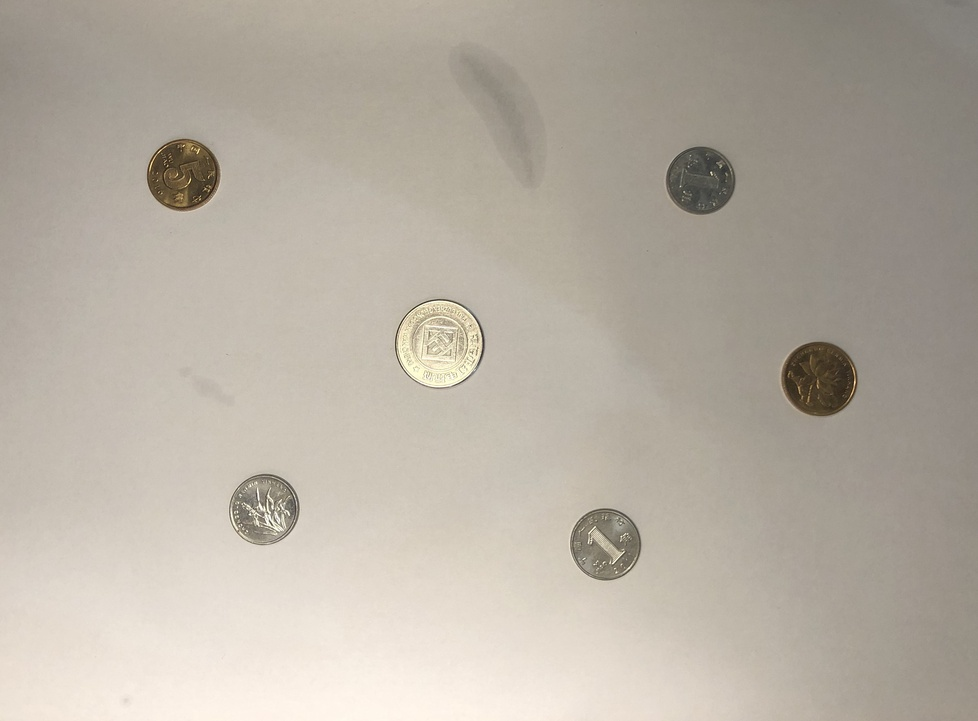
#> input picture CircleDetection/picture_source/picture.jpg, 978 x 721 px, shrunk from 3457 x 2549 before the run
$ python main.py   (older library calls are emulated)
#> lines starting #> are read from the running program, lines starting #| are printed output that depends on the picture; after the words box and inside, x2 and y2 are one past the last pixel; in counts of white or black regions, pixels touching at a corner belong together
### CircleDetection/my_canny.py
'''

'''
import cv2
import numpy as np


class Canny:

    def __init__(self, Guassian_kernal_size, img, HT_high_threshold, HT_low_threshold):
        '''
        :param Guassian_kernal_size: 高斯滤波器尺寸
        :param img: 输入的图片，在算法过程中改变
        :param HT_high_threshold: 滞后阈值法中的高阈值
        :param HT_low_threshold: 滞后阈值法中的低阈值
        '''
        self.Guassian_kernal_size = Guassian_kernal_size
        self.img = img
        self.y, self.x = img.shape[0:2]
        self.angle = np.zeros([self.y, self.x])
        self.img_origin = None
        self.x_kernal = np.array([[-1, 1]])
        self.y_kernal = np.array([[-1], [1]])
        self.HT_high_threshold = HT_high_threshold
        self.HT_low_threshold = HT_low_threshold

    def Get_gradient_img(self):
        '''
        计算梯度图和梯度方向矩阵。
        :return: 生成的梯度图
        '''
        print ('Get_gradient_img')
        # ------------- write your code bellow ----------------
        # horizon_kernel = np.array([[-1,1]])
        # vertical_kernel = np.array([[1], [-1]])
        horizon = cv2.filter2D(self.img, ddepth = cv2.CV_32F, kernel = self.x_kernal)
        vertical = cv2.filter2D(self.img, ddepth = cv2.CV_32F, kernel = self.y_kernal)

        horizon[:, 0] = 1
        vertical[0, :] = 1
        # gradient = (horizon ** 2 + vertical ** 2) ** 0.5
        # theta_ = np.arctan(vertical / horizon)
        magnitude, theta = cv2.cartToPolar(horizon, vertical)
        self.angle = np.tan(theta)
        self.img = magnitude.astype(np.uint8)

        # ------------- write your code above ----------------
        return self.img

    def Non_maximum_suppression (self):
        '''
        对生成的梯度图进行非极大化抑制，将tan值的大小与正负结合，确定离散中梯度的方向。
        :return: 生成的非极大化抑制结果图
        '''
        print ('Non_maximum_suppression')
        # ------------- write your code bellow ----------------
        thresh = 4
        res = np.zeros([self.y, self.x])
        for i in range(1, self.y-1):
            for j in range(1, self.x-1):
                if abs(self.img[i][j]) <= thresh:
                    res[i][j] = 0
                    continue
                elif abs(self.angle[i][j]) > 1:
                    gradient1 = self.img[i+1][j]
                    gradient2 = self.img[i-1][j]
                    if self.angle[i][j] > 0:
                        # g4 g2
                        #    c
                        #    g1 g3
                        gradient3 = self.img[i+1][j+1]
                        gradient4 = self.img[i-1][j-1]
                    else:
                        #    g2 g4
                        #    c
                        # g3 g1
                        gradient3 = self.img[i+1][j-1]
                        gradient4 = self.img[i-1][j+1]
                else:
                    gradient1 = self.img[i][j+1]
                    gradient2 = self.img[i][j-1]
                    if self.angle[i][j] > 0:
                        # g4
                        # g2 c g1
                        #      g3
                        gradient3 = self.img[i+1][j+1]
                        gradient4 = self.img[i-1][j-1]
                    else:
                        #      g3
                        # g2 c g1
                        # g4
                        gradient3 = self.img[i-1][j+1]
                        gradient4 = self.img[i+1][j-1]
                # weight = |dy| / |dx|
                weight = abs(self.angle[i][j])
                tmp1 = (1 - weight) * gradient1 + weight * gradient3
                tmp2 = (1 - weight) * gradient2 + weight * gradient4
                if self.img[i][j] >= tmp1 and self.img[i][j] >= tmp2:
                    res[i][j] = self.img[i][j]
        # print(res[6][757])
        self.img = res
        # ------------- write your code above ----------------
        return self.img

    def Hysteresis_thresholding(self):
        '''
        对生成的非极大化抑制结果图进行滞后阈值法，用强边延伸弱边，这里的延伸方向为梯度的垂直方向，
        将比低阈值大比高阈值小的点置为高阈值大小，方向在离散点上的确定与非极大化抑制相似。
        :return: 滞后阈值法结果图
        '''
        print ('Hysteresis_thresholding')
        # ------------- write your code bellow ----------------

        res = np.copy(self.img)

        def convert(index_row, index_col):
            if self.img_origin[index_row][index_col] > self.HT_low_threshold:
                res[index_row][index_col] = self.HT_high_threshold

        # for i,j in zip(*np.where(self.img >= self.HT_high_threshold)):
        for i in range(1, self.y - 1):
            for j in range(1, self.x - 1):
                if self.img[i][j] >= self.HT_high_threshold:
            # res[i][j] = self.HT_high_threshold
                    if abs(self.angle[i][j]) < 1:
                        #  g1
                        #  c
                        #  g2
                        convert(i-1, j)
                        convert(i+1, j)

                        if self.angle[i][j] < 0:
                            # g3 g1
                            #    c
                            #    g2 g4
                            convert(i-1,j-1)
                            convert(i+1,j+1)
                        else:
                            #    g1 g3
                            #    c
                            # g4 g2
                            convert(i-1,j+1)
                            convert(i+1,j-1)
                    else:
                        #
                        # g1 c g2
                        #
                        convert(i,j+1)
                        convert(i,j-1)
                        if self.angle[i][j] < 0:
                            # g3
                            # g1 c g2
                            #      g4
                            convert(i-1,j-1)
                            convert(i+1,j+1)
                        else:
                            convert(i-1,j+1)
                            convert(i+1,j-1)
        # res[res < self.HT_high_threshold] = 0
        # print(np.sum(self.img >= self.HT_high_threshold))
        self.img = res
        # np.save("hys.npy", self.img)
        # ------------- write your code above ----------------

        return self.img

    def canny_algorithm(self):
        '''
        按照顺序和步骤调用以上所有成员函数。
        :return: Canny 算法的结果
        '''
        self.img = cv2.GaussianBlur(self.img, (self.Guassian_kernal_size, self.Guassian_kernal_size), 0)
        self.Get_gradient_img()

        self.img_origin = self.img.copy()
        self.Non_maximum_suppression()
        self.Hysteresis_thresholding()
        return self.img

### CircleDetection/my_hough.py
'''

'''

import numpy as np
import math

class Hough_transform:
    def __init__(self, img, angle, step=5, threshold=135):
        '''

        :param img: 输入的图像
        :param angle: 输入的梯度方向矩阵
        :param step: Hough 变换步长大小
        :param threshold: 筛选单元的阈值
        '''
        self.img = img
        self.angle = angle
        self.y, self.x = img.shape[0:2]
        self.radius = math.ceil(math.sqrt(self.y**2 + self.x**2))
        self.step = step
        self.vote_matrix = np.zeros([math.ceil(self.y / self.step), math.ceil(self.x / self.step), math.ceil(self.radius / self.step)])
        self.threshold = threshold
        self.circles = []

    def Hough_transform_algorithm(self):
        '''
        按照 x,y,radius 建立三维空间，根据图片中边上的点沿梯度方向对空间中的所有单
        元进行投票。每个点投出来结果为一折线。
        :return:  投票矩阵
        '''
        print ('Hough_transform_algorithm')
        # ------------- write your code bellow ----------------
        for i,j in zip(*np.where(self.img > 0)):
            tmp_y = i
            tmp_x = j
            r = 0
            while tmp_y < self.y and tmp_x < self.x and tmp_y >= 0 and tmp_x >= 0:
                self.vote_matrix[math.floor(tmp_y / self.step)][math.floor(tmp_x / self.step) ][math.floor(r / self.step)] += 1
                tmp_x += self.step
                tmp_y += self.step * self.angle[i][j]
                r += math.sqrt(self.step ** 2 + (self.step * self.angle[i][j]) ** 2)

            tmp_y = i - self.step * self.angle[i][j]
            tmp_x = j - self.step
            r = math.sqrt((self.step * self.angle[i][j])**2 + self.step**2)
            while tmp_y < self.y and tmp_x < self.x and tmp_y >= 0 and tmp_x >= 0:
                self.vote_matrix[math.floor(tmp_y / self.step)][math.floor(tmp_x / self.step) ][math.floor(r / self.step)] += 1
                tmp_x -= self.step
                tmp_y -= self.step * self.angle[i][j]
                r += math.sqrt(self.step ** 2 + (self.step * self.angle[i][j]) ** 2)

        # ------------- write your code above ----------------
        # np.save("vote_my.npy", self.vote_matrix)
        return self.vote_matrix

    def Select_Circle(self):
        '''
        按照阈值从投票矩阵中筛选出合适的圆，并作极大化抑制。
        :return: None
        '''
        print ('Select_Circle')
        # ------------- write your code bellow ----------------
        suspend = []
        for i,j,r in zip(*np.where(self.vote_matrix >= self.threshold)):
            y = i * self.step + self.step / 2
            x = j * self.step + self.step / 2
            radius = r * self.step + self.step / 2
            suspend.append([y,x,radius])

        if len(suspend) == 0:
            print("No Circle in this threshold.")
            return

        center_y, center_x, center_r = suspend[0]
        except_ = []
        possible = []
        thresh = 15
        for index, (y, x, r) in enumerate(suspend):
            if abs(center_y - y) <= thresh and abs(center_x - x) <= thresh:
                possible.append([y,x,r])
            else:
                except_.append(index)

        res = []
        while len(except_) > 0:
            y_, x_, r_ = np.array(possible).mean(axis = 0)
            res.append([x_, y_, r_])
            print(f"Circle y = {res[-1][0]}, x = {res[-1][1]}, r = {res[-1][2]}")
            possible = []
            center_y, center_x, center_r = suspend[except_[0]]
            except_new = []
            for index in except_:
                y, x, r = suspend[index]
                if abs(center_y - y) <= thresh and abs(center_x - x) <= thresh:
                    possible.append([y,x,r])
                else:
                    except_new.append(index)
            except_ = except_new
        y_, x_, r_ = np.array(possible).mean(axis = 0)
        res.append([x_, y_, r_])
        print(f"Circle y = {res[-1][0]}, x = {res[-1][1]}, r = {res[-1][2]}")

        self.circles = res
        # ------------- write your code above ----------------


    def Calculate(self):
        '''
        按照算法顺序调用以上成员函数
        :return: 圆形拟合结果图，圆的坐标及半径集合
        '''
        self.Hough_transform_algorithm()

        self.Select_Circle()
        return self.circles

### CircleDetection/main.py

import cv2
import math
from my_hough import Hough_transform
from  my_canny import Canny
import numpy as np

# np.set_printoptions(threshold=np.inf)
Path = "picture_source/picture.jpg"
Save_Path = "picture_result/"
Reduced_ratio = 2
Guassian_kernal_size = 3
HT_high_threshold = 45
HT_low_threshold = 25
Hough_transform_step = 6
Hough_transform_threshold = 110

if __name__ == '__main__':
    img_gray = cv2.imread(Path, cv2.IMREAD_GRAYSCALE)
#> img_gray: shape (721, 978); min 23, max 255, mean 175.4
    img_RGB = cv2.imread(Path)
#> img_RGB is the input picture: shape (721, 978, 3); mean B, G, R 162.8, 174.4, 182.2
    y, x = img_gray.shape[0:2]
#> y = 721; x = 978
    img_gray = cv2.resize(img_gray, (int(x / Reduced_ratio), int(y / Reduced_ratio)))
#> img_gray: shape (360, 489)
    img_RGB = cv2.resize(img_RGB, (int(x / Reduced_ratio), int(y / Reduced_ratio)))
#> img_RGB: shape (360, 489, 3)
    # canny takes about 40 seconds
    print ('Canny ...')
    canny = Canny(Guassian_kernal_size, img_gray, HT_high_threshold, HT_low_threshold)
    canny.canny_algorithm()
#> in canny_algorithm, `self.img = cv2.GaussianBlur(self.img, (self.Guassian_kernal_size, self..`:
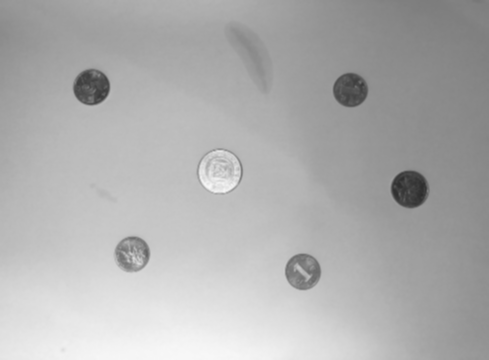
#> self.img: shape (360, 489); min 44, max 248, mean 175.3
#> in Get_gradient_img, `horizon = cv2.filter2D(self.img, ddepth = cv2.CV_32F, kernel = self.x_..`:
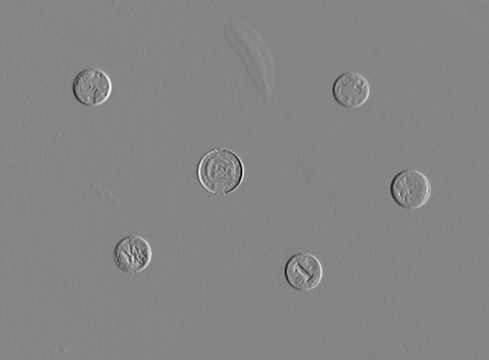
#> horizon: shape (360, 489) float32; min -52, max 47, mean -0.1; drawn with min black and max white
#> in Get_gradient_img, `vertical = cv2.filter2D(self.img, ddepth = cv2.CV_32F, kernel = self.y..`:
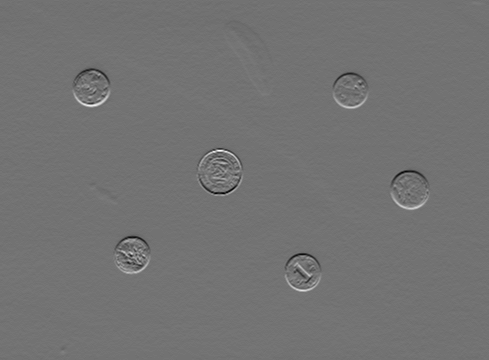
#> vertical: shape (360, 489) float32; min -44, max 54, mean 0.2; drawn with min black and max white
#> in Get_gradient_img, `horizon[:, 0] = 1`: horizon: shape (360, 489) float32; 0.19% of pixels changed, all inside (x1, y1, x2, y2) = (0, 0, 1, 360)
#> in Get_gradient_img, `vertical[0, :] = 1`: vertical: shape (360, 489) float32; 0.24% of pixels changed, all inside (x1, y1, x2, y2) = (0, 0, 489, 1)
#> in Get_gradient_img, `magnitude, theta = cv2.cartToPolar(horizon, vertical)`:
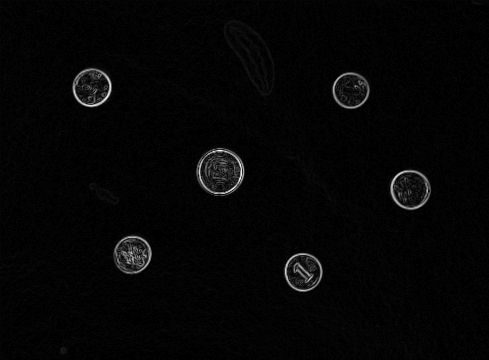
#> magnitude: shape (360, 489) float32; min 0, max 54.08, mean 1.2; drawn with min black and max white
#> in Get_gradient_img, `magnitude, theta = cv2.cartToPolar(horizon, vertical)`:
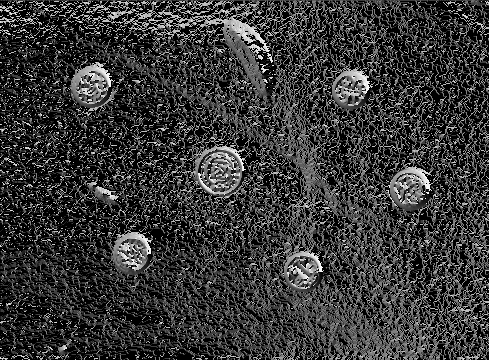
#> theta: shape (360, 489) float32; min 0, max 6.26, mean 1.39; drawn with min black and max white
#> in Get_gradient_img, `self.angle = np.tan(theta)`:
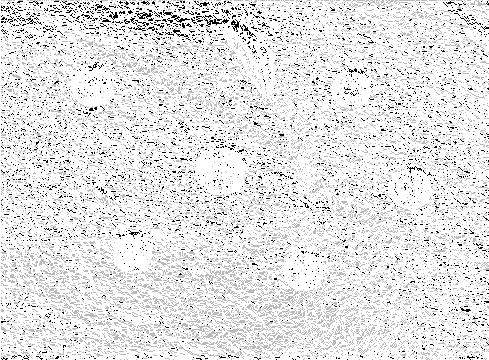
#> self.angle: shape (360, 489) float32; min -83858280, max 54.01, mean -8482557; drawn with min black and max white
#> in Get_gradient_img, `self.img = magnitude.astype(np.uint8)`:
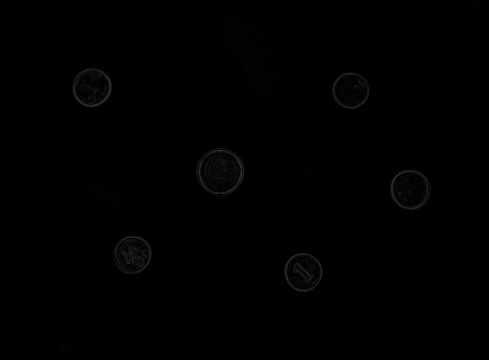
#> self.img: shape (360, 489); min 0, max 54, mean 1.1
    cv2.imwrite(Save_Path + "canny_result.jpg", canny.img)

    # np.save("nms.npy", canny.img)
    # # hough takes about 30 seconds
    print ('Hough ...')
    Hough = Hough_transform(canny.img, canny.angle, Hough_transform_step, Hough_transform_threshold)
    circles = Hough.Calculate()
#> the loop in Hough_transform_algorithm, `for i,j in zip(*np.where(self.img > 0)):` made 2507 passes
#> (i, j) on passes 1 to 3: (21, 230), (22, 229), (68, 92)
#> after the loop in Select_Circle, `for i,j,r in zip(*np.where(self.vote_matrix >= self.threshold)):`: suspend = []
#> circles = []
    for circle in circles:
        cv2.circle(img_RGB, (math.ceil(circle[0]), math.ceil(circle[1])), math.ceil(circle[2]), (132, 135, 239), 2)
#> this loop made 0 passes
    cv2.imwrite(Save_Path + "hough_result.jpg", img_RGB)
    print ('Finished!')
